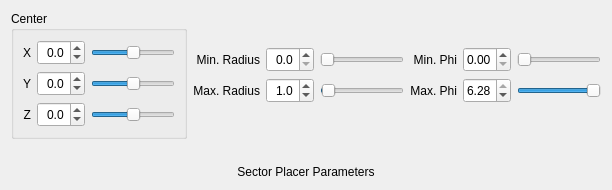
                <widget class="QWidget" name="SectorPlacerPage">
                 <layout class="QGridLayout" name="gridLayout_20">
                  <item row="0" column="0" rowspan="4">
                   <widget class="QGroupBox" name="SectorPlacerGroupBox">
                    <property name="title">
                     <string>Center</string>
                    </property>
                    <layout class="QGridLayout" name="gridLayout_21">
                     <item row="0" column="0">
                      <widget class="QLabel" name="SectorPlacerXLabel">
                       <property name="sizePolicy">
                        <sizepolicy hsizetype="Fixed" vsizetype="Fixed">
                         <horstretch>0</horstretch>
                         <verstretch>0</verstretch>
                        </sizepolicy>
                       </property>
                       <property name="minimumSize">
                        <size>
                         <width>0</width>
                         <height>25</height>
                        </size>
                       </property>
                       <property name="text">
                        <string>X</string>
                       </property>
                       <property name="alignment">
                        <set>Qt::AlignRight|Qt::AlignTrailing|Qt::AlignVCenter</set>
                       </property>
                      </widget>
                     </item>
                     <item row="0" column="1">
                      <widget class="QDoubleSpinBox" name="SectorPlacerXSpinBox">
                       <property name="sizePolicy">
                        <sizepolicy hsizetype="Fixed" vsizetype="Fixed">
                         <horstretch>0</horstretch>
                         <verstretch>0</verstretch>
                        </sizepolicy>
                       </property>
                       <property name="minimumSize">
                        <size>
                         <width>48</width>
                         <height>25</height>
                        </size>
                       </property>
                       <property name="maximumSize">
                        <size>
                         <width>48</width>
                         <height>25</height>
                        </size>
                       </property>
                       <property name="alignment">
                        <set>Qt::AlignRight|Qt::AlignTrailing|Qt::AlignVCenter</set>
                       </property>
                       <property name="decimals">
                        <number>1</number>
                       </property>
                       <property name="minimum">
                        <double>-10.000000000000000</double>
                       </property>
                       <property name="maximum">
                        <double>10.000000000000000</double>
                       </property>
                       <property name="singleStep">
                        <double>0.100000000000000</double>
                       </property>
                      </widget>
                     </item>
                     <item row="1" column="0">
                      <widget class="QLabel" name="SectorPlacerYLabel">
                       <property name="sizePolicy">
                        <sizepolicy hsizetype="Fixed" vsizetype="Fixed">
                         <horstretch>0</horstretch>
                         <verstretch>0</verstretch>
                        </sizepolicy>
                       </property>
                       <property name="minimumSize">
                        <size>
                         <width>0</width>
                         <height>25</height>
                        </size>
                       </property>
                       <property name="text">
                        <string>Y</string>
                       </property>
                       <property name="alignment">
                        <set>Qt::AlignRight|Qt::AlignTrailing|Qt::AlignVCenter</set>
                       </property>
                      </widget>
                     </item>
                     <item row="1" column="1">
                      <widget class="QDoubleSpinBox" name="SectorPlacerYSpinBox">
                       <property name="sizePolicy">
                        <sizepolicy hsizetype="Fixed" vsizetype="Fixed">
                         <horstretch>0</horstretch>
                         <verstretch>0</verstretch>
                        </sizepolicy>
                       </property>
                       <property name="minimumSize">
                        <size>
                         <width>48</width>
                         <height>25</height>
                        </size>
                       </property>
                       <property name="maximumSize">
                        <size>
                         <width>48</width>
                         <height>25</height>
                        </size>
                       </property>
                       <property name="alignment">
                        <set>Qt::AlignRight|Qt::AlignTrailing|Qt::AlignVCenter</set>
                       </property>
                       <property name="decimals">
                        <number>1</number>
                       </property>
                       <property name="minimum">
                        <double>-10.000000000000000</double>
                       </property>
                       <property name="maximum">
                        <double>10.000000000000000</double>
                       </property>
                       <property name="singleStep">
                        <double>0.100000000000000</double>
                       </property>
                      </widget>
                     </item>
                     <item row="2" column="0">
                      <widget class="QLabel" name="SectorPlacerZLabel">
                       <property name="sizePolicy">
                        <sizepolicy hsizetype="Fixed" vsizetype="Fixed">
                         <horstretch>0</horstretch>
                         <verstretch>0</verstretch>
                        </sizepolicy>
                       </property>
                       <property name="minimumSize">
                        <size>
                         <width>0</width>
                         <height>25</height>
                        </size>
                       </property>
                       <property name="text">
                        <string>Z</string>
                       </property>
                       <property name="alignment">
                        <set>Qt::AlignRight|Qt::AlignTrailing|Qt::AlignVCenter</set>
                       </property>
                      </widget>
                     </item>
                     <item row="2" column="1">
                      <widget class="QDoubleSpinBox" name="SectorPlacerZSpinBox">
                       <property name="sizePolicy">
                        <sizepolicy hsizetype="Fixed" vsizetype="Fixed">
                         <horstretch>0</horstretch>
                         <verstretch>0</verstretch>
                        </sizepolicy>
                       </property>
                       <property name="minimumSize">
                        <size>
                         <width>48</width>
                         <height>25</height>
                        </size>
                       </property>
                       <property name="maximumSize">
                        <size>
                         <width>48</width>
                         <height>25</height>
                        </size>
                       </property>
                       <property name="alignment">
                        <set>Qt::AlignRight|Qt::AlignTrailing|Qt::AlignVCenter</set>
                       </property>
                       <property name="decimals">
                        <number>1</number>
                       </property>
                       <property name="minimum">
                        <double>-10.000000000000000</double>
                       </property>
                       <property name="maximum">
                        <double>10.000000000000000</double>
                       </property>
                       <property name="singleStep">
                        <double>0.100000000000000</double>
                       </property>
                      </widget>
                     </item>
                     <item row="0" column="2">
                      <widget class="QSlider" name="SectorPlacerXSlider">
                       <property name="minimum">
                        <number>-100</number>
                       </property>
                       <property name="maximum">
                        <number>100</number>
                       </property>
                       <property name="orientation">
                        <enum>Qt::Horizontal</enum>
                       </property>
                      </widget>
                     </item>
                     <item row="1" column="2">
                      <widget class="QSlider" name="SectorPlacerYSlider">
                       <property name="minimum">
                        <number>-100</number>
                       </property>
                       <property name="maximum">
                        <number>100</number>
                       </property>
                       <property name="orientation">
                        <enum>Qt::Horizontal</enum>
                       </property>
                      </widget>
                     </item>
                     <item row="2" column="2">
                      <widget class="QSlider" name="SectorPlacerZSlider">
                       <property name="minimum">
                        <number>-100</number>
                       </property>
                       <property name="maximum">
                        <number>100</number>
                       </property>
                       <property name="orientation">
                        <enum>Qt::Horizontal</enum>
                       </property>
                      </widget>
                     </item>
                    </layout>
                   </widget>
                  </item>
                  <item row="5" column="0" colspan="7">
                   <widget class="QLabel" name="SectorPlacerParametersLabel">
                    <property name="text">
                     <string>Sector Placer Parameters</string>
                    </property>
                    <property name="alignment">
                     <set>Qt::AlignCenter</set>
                    </property>
                   </widget>
                  </item>
                  <item row="1" column="1">
                   <widget class="QLabel" name="SectorPlacerMinRadiusLabel">
                    <property name="text">
                     <string>Min. Radius</string>
                    </property>
                    <property name="alignment">
                     <set>Qt::AlignRight|Qt::AlignTrailing|Qt::AlignVCenter</set>
                    </property>
                   </widget>
                  </item>
                  <item row="2" column="1">
                   <widget class="QLabel" name="SectorPlacerMaxRadiusLabel">
                    <property name="text">
                     <string>Max. Radius</string>
                    </property>
                    <property name="alignment">
                     <set>Qt::AlignRight|Qt::AlignTrailing|Qt::AlignVCenter</set>
                    </property>
                   </widget>
                  </item>
                  <item row="1" column="2">
                   <widget class="QDoubleSpinBox" name="SectorPlacerMinRadiusSpinBox">
                    <property name="sizePolicy">
                     <sizepolicy hsizetype="Fixed" vsizetype="Fixed">
                      <horstretch>0</horstretch>
                      <verstretch>0</verstretch>
                     </sizepolicy>
                    </property>
                    <property name="minimumSize">
                     <size>
                      <width>48</width>
                      <height>25</height>
                     </size>
                    </property>
                    <property name="maximumSize">
                     <size>
                      <width>48</width>
                      <height>25</height>
                     </size>
                    </property>
                    <property name="alignment">
                     <set>Qt::AlignRight|Qt::AlignTrailing|Qt::AlignVCenter</set>
                    </property>
                    <property name="decimals">
                     <number>1</number>
                    </property>
                    <property name="maximum">
                     <double>10.000000000000000</double>
                    </property>
                    <property name="singleStep">
                     <double>0.100000000000000</double>
                    </property>
                   </widget>
                  </item>
                  <item row="2" column="2">
                   <widget class="QDoubleSpinBox" name="SectorPlacerMaxRadiusSpinBox">
                    <property name="sizePolicy">
                     <sizepolicy hsizetype="Fixed" vsizetype="Fixed">
                      <horstretch>0</horstretch>
                      <verstretch>0</verstretch>
                     </sizepolicy>
                    </property>
                    <property name="minimumSize">
                     <size>
                      <width>48</width>
                      <height>25</height>
                     </size>
                    </property>
                    <property name="maximumSize">
                     <size>
                      <width>48</width>
                      <height>25</height>
                     </size>
                    </property>
                    <property name="alignment">
                     <set>Qt::AlignRight|Qt::AlignTrailing|Qt::AlignVCenter</set>
                    </property>
                    <property name="decimals">
                     <number>1</number>
                    </property>
                    <property name="maximum">
                     <double>10.000000000000000</double>
                    </property>
                    <property name="singleStep">
                     <double>0.100000000000000</double>
                    </property>
                    <property name="value">
                     <double>1.000000000000000</double>
                    </property>
                   </widget>
                  </item>
                  <item row="1" column="3">
                   <widget class="QSlider" name="SectorPlacerMinRadiusSlider">
                    <property name="maximum">
                     <number>100</number>
                    </property>
                    <property name="value">
                     <number>0</number>
                    </property>
                    <property name="orientation">
                     <enum>Qt::Horizontal</enum>
                    </property>
                   </widget>
                  </item>
                  <item row="2" column="3">
                   <widget class="QSlider" name="SectorPlacerMaxRadiusSlider">
                    <property name="maximum">
                     <number>100</number>
                    </property>
                    <property name="value">
                     <number>1</number>
                    </property>
                    <property name="orientation">
                     <enum>Qt::Horizontal</enum>
                    </property>
                   </widget>
                  </item>
                  <item row="1" column="4">
                   <widget class="QLabel" name="SectorPlacerMinPhiLabel">
                    <property name="text">
                     <string>Min. Phi</string>
                    </property>
                    <property name="alignment">
                     <set>Qt::AlignRight|Qt::AlignTrailing|Qt::AlignVCenter</set>
                    </property>
                   </widget>
                  </item>
                  <item row="2" column="4">
                   <widget class="QLabel" name="SectorPlacerMaxPhiLabel">
                    <property name="text">
                     <string>Max. Phi</string>
                    </property>
                    <property name="alignment">
                     <set>Qt::AlignRight|Qt::AlignTrailing|Qt::AlignVCenter</set>
                    </property>
                   </widget>
                  </item>
                  <item row="1" column="5">
                   <widget class="QDoubleSpinBox" name="SectorPlacerMinPhiSpinBox">
                    <property name="sizePolicy">
                     <sizepolicy hsizetype="Fixed" vsizetype="Fixed">
                      <horstretch>0</horstretch>
                      <verstretch>0</verstretch>
                     </sizepolicy>
                    </property>
                    <property name="minimumSize">
                     <size>
                      <width>48</width>
                      <height>25</height>
                     </size>
                    </property>
                    <property name="maximumSize">
                     <size>
                      <width>48</width>
                      <height>25</height>
                     </size>
                    </property>
                    <property name="alignment">
                     <set>Qt::AlignRight|Qt::AlignTrailing|Qt::AlignVCenter</set>
                    </property>
                    <property name="decimals">
                     <number>2</number>
                    </property>
                    <property name="maximum">
                     <double>6.280000000000000</double>
                    </property>
                    <property name="singleStep">
                     <double>0.010000000000000</double>
                    </property>
                   </widget>
                  </item>
                  <item row="2" column="5">
                   <widget class="QDoubleSpinBox" name="SectorPlacerMaxPhiSpinBox">
                    <property name="sizePolicy">
                     <sizepolicy hsizetype="Fixed" vsizetype="Fixed">
                      <horstretch>0</horstretch>
                      <verstretch>0</verstretch>
                     </sizepolicy>
                    </property>
                    <property name="minimumSize">
                     <size>
                      <width>48</width>
                      <height>25</height>
                     </size>
                    </property>
                    <property name="maximumSize">
                     <size>
                      <width>48</width>
                      <height>25</height>
                     </size>
                    </property>
                    <property name="alignment">
                     <set>Qt::AlignRight|Qt::AlignTrailing|Qt::AlignVCenter</set>
                    </property>
                    <property name="decimals">
                     <number>2</number>
                    </property>
                    <property name="maximum">
                     <double>6.280000000000000</double>
                    </property>
                    <property name="singleStep">
                     <double>0.010000000000000</double>
                    </property>
                    <property name="value">
                     <double>6.280000000000000</double>
                    </property>
                   </widget>
                  </item>
                  <item row="1" column="6">
                   <widget class="QSlider" name="SectorPlacerMinPhiSlider">
                    <property name="maximum">
                     <number>628</number>
                    </property>
                    <property name="orientation">
                     <enum>Qt::Horizontal</enum>
                    </property>
                   </widget>
                  </item>
                  <item row="2" column="6">
                   <widget class="QSlider" name="SectorPlacerMaxPhiSlider">
                    <property name="maximum">
                     <number>628</number>
                    </property>
                    <property name="value">
                     <number>628</number>
                    </property>
                    <property name="orientation">
                     <enum>Qt::Horizontal</enum>
                    </property>
                   </widget>
                  </item>
                  <item row="4" column="0" colspan="7">
                   <spacer name="verticalSpacer_21">
                    <property name="orientation">
                     <enum>Qt::Vertical</enum>
                    </property>
                    <property name="sizeType">
                     <enum>QSizePolicy::Fixed</enum>
                    </property>
                    <property name="sizeHint" stdset="0">
                     <size>
                      <width>20</width>
                      <height>20</height>
                     </size>
                    </property>
                   </spacer>
                  </item>
                  <item row="0" column="2">
                   <spacer name="verticalSpacer_22">
                    <property name="orientation">
                     <enum>Qt::Vertical</enum>
                    </property>
                    <property name="sizeType">
                     <enum>QSizePolicy::Fixed</enum>
                    </property>
                    <property name="sizeHint" stdset="0">
                     <size>
                      <width>20</width>
                      <height>10</height>
                     </size>
                    </property>
                   </spacer>
                  </item>
                  <item row="3" column="2">
                   <spacer name="verticalSpacer_23">
                    <property name="orientation">
                     <enum>Qt::Vertical</enum>
                    </property>
                    <property name="sizeType">
                     <enum>QSizePolicy::Fixed</enum>
                    </property>
                    <property name="sizeHint" stdset="0">
                     <size>
                      <width>20</width>
                      <height>10</height>
                     </size>
                    </property>
                   </spacer>
                  </item>
                 </layout>
                </widget>
